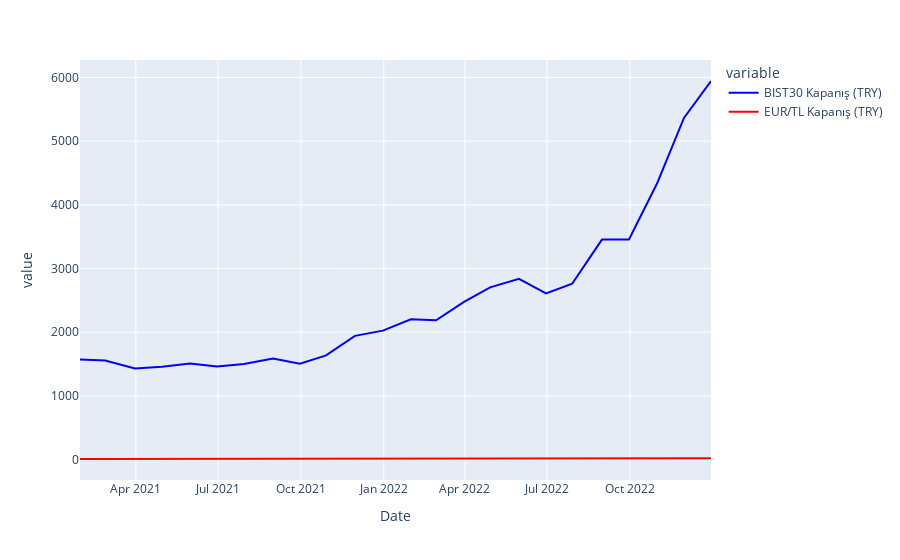

Source (notebook cell):
### Markdown cell above
2. Ay kırılımlı olarak ürettiğiniz tabloyu grafik olarak inceleyiniz.

### Code cell
pivotPlt=px.line(pivot,color_discrete_map={"EUR/TL Kapanış (TRY)":"red","BIST30 Kapanış (TRY)":"blue"})
pivotPlt

### Figure 1 — Plotly figure (JSON) as saved in the notebook; plotly's stock layout.template omitted (floating-point values rounded to 4 significant figures)
{"data": [{"hovertemplate": "variable=BIST30 Kapanış (TRY)<br>Date=%{x}<br>value=%{y}<extra></extra>", "legendgroup": "BIST30 Kapanış (TRY)", "line": {"color": "blue", "dash": "solid"}, "marker": {"symbol": "circle"}, "mode": "lines", "name": "BIST30 Kapanış (TRY)", "orientation": "v", "showlegend": true, "type": "scatter", "x": ["2021-01-29T00:00:00", "2021-02-26T00:00:00", "2021-03-31T00:00:00", "2021-04-30T00:00:00", "2021-05-31T00:00:00", "2021-06-30T00:00:00", "2021-07-30T00:00:00", "2021-08-31T00:00:00", "2021-09-30T00:00:00", "2021-10-29T00:00:00", "2021-11-30T00:00:00", "2021-12-31T00:00:00", "2022-01-31T00:00:00", "2022-02-28T00:00:00", "2022-03-31T00:00:00", "2022-04-29T00:00:00", "2022-05-31T00:00:00", "2022-06-30T00:00:00", "2022-07-29T00:00:00", "2022-08-31T00:00:00", "2022-09-30T00:00:00", "2022-10-31T00:00:00", "2022-11-30T00:00:00", "2022-12-30T00:00:00"], "xaxis": "x", "y": [1572.0, 1556, 1431.0, 1457.0, 1507.0, 1463.0, 1501.0, 1588.0, 1505.0, 1636.0, 1943.0, 2025, 2203.0, 2186.0, 2477.0, 2704.0, 2838.0, 2609.0, 2760.0, 3454.0, 3458.0, 4330.0, 5364.0, 5945.0], "yaxis": "y"}, {"hovertemplate": "variable=EUR/TL Kapanış (TRY)<br>Date=%{x}<br>value=%{y}<extra></extra>", "legendgroup": "EUR/TL Kapanış (TRY)", "line": {"color": "red", "dash": "solid"}, "marker": {"symbol": "circle"}, "mode": "lines", "name": "EUR/TL Kapanış (TRY)", "orientation": "v", "showlegend": true, "type": "scatter", "x": ["2021-01-29T00:00:00", "2021-02-26T00:00:00", "2021-03-31T00:00:00", "2021-04-30T00:00:00", "2021-05-31T00:00:00", "2021-06-30T00:00:00", "2021-07-30T00:00:00", "2021-08-31T00:00:00", "2021-09-30T00:00:00", "2021-10-29T00:00:00", "2021-11-30T00:00:00", "2021-12-31T00:00:00", "2022-01-31T00:00:00", "2022-02-28T00:00:00", "2022-03-31T00:00:00", "2022-04-29T00:00:00", "2022-05-31T00:00:00", "2022-06-30T00:00:00", "2022-07-29T00:00:00", "2022-08-31T00:00:00", "2022-09-30T00:00:00", "2022-10-31T00:00:00", "2022-11-30T00:00:00", "2022-12-30T00:00:00"], "xaxis": "x", "y": [8.903, 8.905, 9.748, 9.924, 10.44, 10.38, 10.05, 9.869, 10.34, 11.13, 14.35, 14.99, 15.03, 15.69, 16.35, 15.53, 17.65, 17.24, 18.29, 18.19, 18.15, 18.48, 19.23, 19.94], "yaxis": "y"}], "layout": {"legend": {"title": {"text": "variable"}, "tracegroupgap": 0}, "margin": {"t": 60}, "xaxis": {"anchor": "y", "domain": [0, 1], "title": {"text": "Date"}}, "yaxis": {"anchor": "x", "domain": [0, 1], "title": {"text": "value"}}}}
